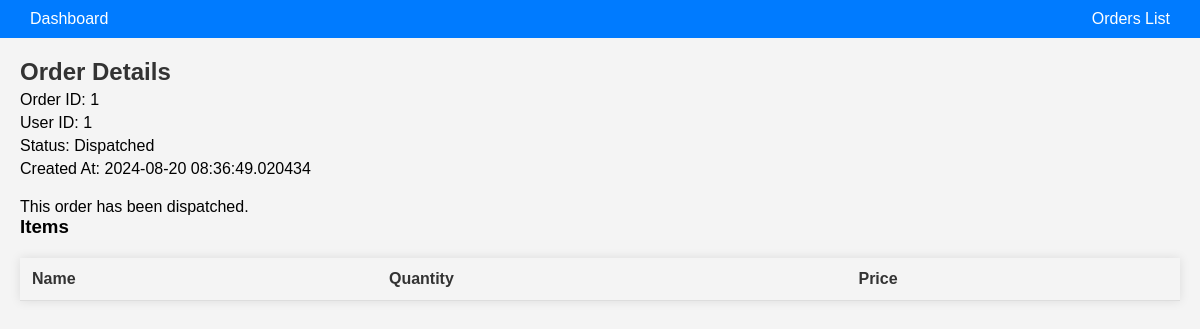
Page /order/1 on the committed database.
### models.py (models this page shows, shortened)
class Order(db.Model):
    __tablename__ = 'order'
    id = db.Column(db.Integer, primary_key=True)
    user_id = db.Column(db.Integer, db.ForeignKey('user.id'), nullable=False)
    created_at = db.Column(db.DateTime, default=datetime.utcnow)
    status = db.Column(db.String(50), default='Pending')
    user = db.relationship('User', backref=db.backref('orders', lazy=True))
    items = db.relationship('OrderItem', backref='order', lazy=True)

### app.py (the view)
@app.route('/order/<int:order_id>', methods=['GET'])
def order_detail(order_id):
    order = Order.query.get_or_404(order_id)
    return render_template('order_detail.html', order=order)

### app.py (called while the page is built)
@app.before_request
def before_request():
    if 'cart' not in session:
        session['cart'] = {}  # Initialize cart as a dictionary

### templates/order_detail.html (shortened to what this page needs)
<!DOCTYPE html>
<html lang="en">
<head>
    <link rel="stylesheet" href="{{ url_for('static', filename='css/style.css') }}">
</head>
<body>
    <header>
        <a href="{{ url_for('index') }}">Dashboard</a>
        <a href="{{ url_for('orders') }}">Orders List</a>
    </header>
    <main>
        <h2>Order Details</h2>
        <div class="order-details">
            <p>Order ID: {{ order.id }}</p>
            <p>User ID: {{ order.user_id }}</p>
            <p>Status: {{ order.status }}</p>
            <p>Created At: {{ order.created_at }}</p>
        </div>
        <div class="dispatch-section">
            {% if order.status != 'Dispatched' %}
                <form action="{{ url_for('dispatch_order', order_id=order.id) }}" method="POST">
                    <button type="submit">Dispatch Order</button>
                </form>
            {% else %}
                <p>This order has been dispatched.</p>
            {% endif %}
        </div>
        <div class="order-items">
            <h3>Items</h3>
            <table>
                <thead>
                    <tr>
                        <th>Name</th>
                        <th>Quantity</th>
                        <th>Price</th>
                    </tr>
                </thead>
            </table>
        </div>
    </main>
</body>
</html>

### static/css/style.css (style rules this page uses)
* { margin: 0; padding: 0; box-sizing: border-box; }
body { font-family: Arial, Helvetica, sans-serif; background-color: beige; color: black; }
header { display: flex; justify-content: space-between; align-items: center; padding: 10px 20px; background-color: darkgoldenrod; color: wheat; }
main { margin-left: 220px; padding: 20px; padding-top: 60px; }
a { color: black; }

### templates/order_detail.html (style rules this page uses)
body { font-family: Arial, sans-serif; margin: 0; padding: 0; background-color: #f4f4f4; }
header { background-color: #007bff; color: white; padding: 10px 20px; text-align: center; }
header a { color: white; text-decoration: none; margin: 0 10px; }
main { padding: 20px; max-width: 1200px; margin: 0 auto; }
h2 { margin-top: 0; color: #333; }
table { width: 100%; border-collapse: collapse; margin-top: 20px; background-color: white; box-shadow: 0 0 10px rgba(0, 0, 0, 0.1); }
th, td { padding: 12px; text-align: left; border-bottom: 1px solid #ddd; }
th { background-color: #f4f4f4; font-weight: bold; color: #333; }
.order-details, .order-items { margin-bottom: 20px; }
.order-details p, .order-items th, .order-items td { margin: 5px 0; }

### rows in the picture
Order: id "1", user_id "1", status "Dispatched", created_at "2024-08-20 08:36:49.020434"
